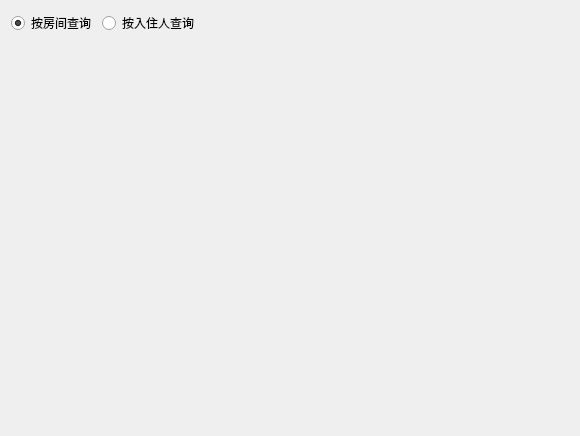
<?xml version="1.0" encoding="UTF-8"?>
<ui version="4.0">
 <class>SearchPage</class>
 <widget class="QWidget" name="SearchPage">
  <property name="geometry">
   <rect>
    <x>0</x>
    <y>0</y>
    <width>580</width>
    <height>436</height>
   </rect>
  </property>
  <property name="windowTitle">
   <string>Form</string>
  </property>
  <layout class="QHBoxLayout" name="horizontalLayout_2">
   <item>
    <layout class="QVBoxLayout" name="verticalLayout">
     <item>
      <layout class="QHBoxLayout" name="horizontalLayout">
       <item>
        <widget class="QRadioButton" name="RB_ROOM">
         <property name="text">
          <string>按房间查询</string>
         </property>
         <property name="checked">
          <bool>true</bool>
         </property>
        </widget>
       </item>
       <item>
        <widget class="QRadioButton" name="RD_PERSON">
         <property name="text">
          <string>按入住人查询</string>
         </property>
        </widget>
       </item>
       <item>
        <spacer name="horizontalSpacer">
         <property name="orientation">
          <enum>Qt::Horizontal</enum>
         </property>
         <property name="sizeHint" stdset="0">
          <size>
           <width>40</width>
           <height>20</height>
          </size>
         </property>
        </spacer>
       </item>
      </layout>
     </item>
     <item>
      <widget class="QStackedWidget" name="STACK_WID"/>
     </item>
    </layout>
   </item>
  </layout>
 </widget>
 <resources/>
 <connections/>
</ui>
